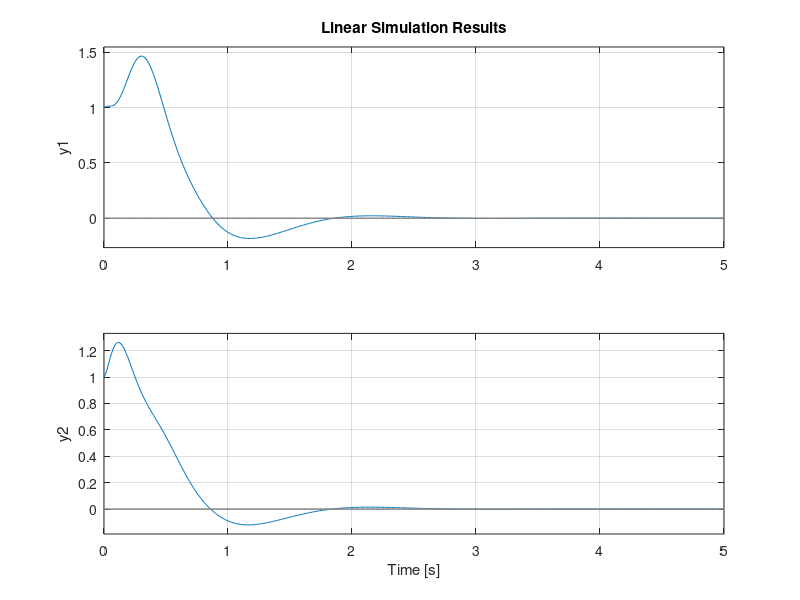

Source code (MATLAB):
clc;
clear all;
close all;

M1 = 2.75; %kg
k1 = 511.395; %N/m 
m1 = 5.067; %kg
c1 = 2.5593; %Ns/m
M2 = 2.75; %kg
k2 = 511.395; %N/m 
m2 = 5.067; %kg
c2 = 2.5593; %Ndm

A= [ 0 1 0 0 0 0 0 0
    -k1*(1/M1 + 1/m1) -c1/m1 0 0 0 0 0 0
    0 0 0 1 0 0 0 0
    k1/M1 0 0 0 0 0 0 0
    0 0 0 0 0 1 0 0
    0 0 0 0 -k2*(1/M2 + 1/m2) -c2/m2 0 0
    0 0 0 0 0 0 0 1
    k1/m1 c1/m1 0 0 k2/M2 0 0 0];

B= [0 -1/M1 0 1/M1 0 0 0 0
    0 -1/m1 0 0 0 -1/M2 0 (1/m1 + 1/M2)]';

C= [0 0 1 0 0 0 0 0
    0 0 0 0 0 0 1 0];
D= 0;

K = [-51.59 32.61 314.44 96.21 284.79 9.68 -33.57 15.15
   163.16 37.98 33.57 33.98 -433.18 -7.09 314.441 80.18];

MIMO=ss(A,B,C,D);
KMIMO=ss(A-B*K,B,C,D);
lsim(KMIMO,zeros(2,501),0:0.01:5,ones(8,1));

% MIMOdisc = c2d(MIMO,0.020,'zoh');
% 
% figure(2)he
% step(MIMOdisc,1);

